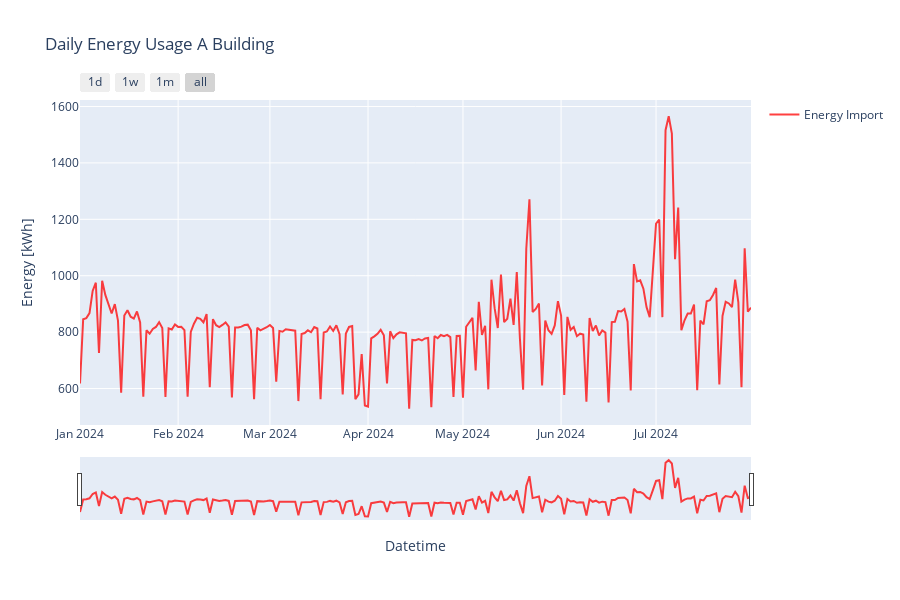

Notebook code cell kept with this figure:
### Markdown cell above
## Anomaly Detection

### Code cell
daily_a = pipe.get_daily_consumption(BuilingIdsEnum.A)
# select juli 2024
daily_a_selected = daily_a[(daily_a['timestamp'] >= '2024-01-01') & (daily_a['timestamp'] < '2024-08-01')]
plot_cols =[
    ColumnParam("value_import", "Energy Import"),
]
plot_energy_usage(daily_a_selected, plot_cols,
                  titel="Daily Energy Usage A Building",
                  yaxis_title="Energy [kWh]",
                  tozeroy=False,
                  )

### Figure 1 — Plotly figure (JSON) as saved in the notebook; plotly's stock layout.template omitted (floating-point values rounded to 4 significant figures; data arrays with more than 128 entries replaced by an {"elided": "..."} marker saying what was removed)
{"data": [{"line": {"color": "rgba(255, 0, 0, 0.75)"}, "mode": "lines", "name": "Energy Import", "type": "scatter", "x": {"elided": "213 str values"}, "y": {"elided": "213 float values"}}], "layout": {"height": 600, "hovermode": "x unified", "showlegend": true, "title": {"text": "Daily Energy Usage A Building"}, "xaxis": {"rangeselector": {"buttons": [{"count": 1, "label": "1d", "step": "day", "stepmode": "backward"}, {"count": 7, "label": "1w", "step": "day", "stepmode": "backward"}, {"count": 1, "label": "1m", "step": "month", "stepmode": "backward"}, {"step": "all"}]}, "rangeslider": {"visible": true}, "title": {"text": "Datetime"}, "type": "date"}, "yaxis": {"title": {"text": "Energy [kWh]"}}}}
